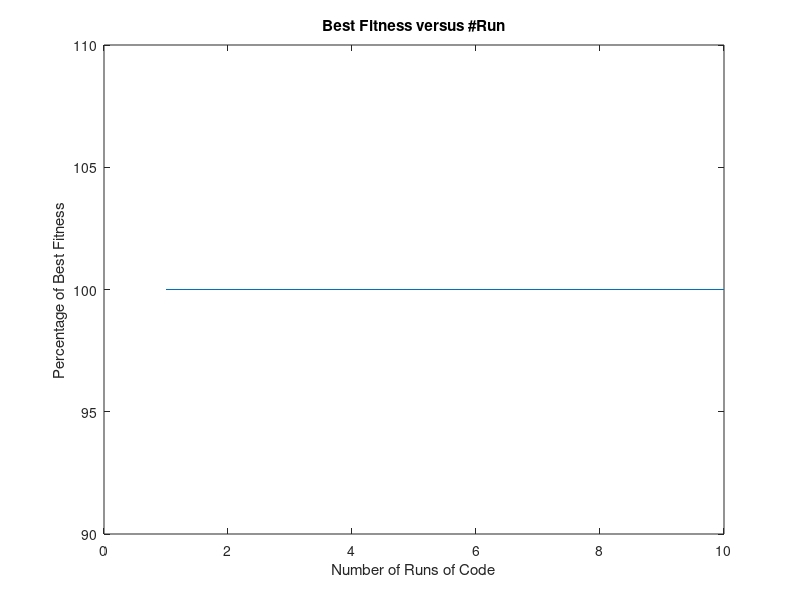

Recreate this plot in MATLAB.
% Q1_b

plot([1:10],100*ones(1,10));
xlabel('Number of Runs of Code');
ylabel('Percentage of Best Fitness');
title('Best Fitness versus #Run');
